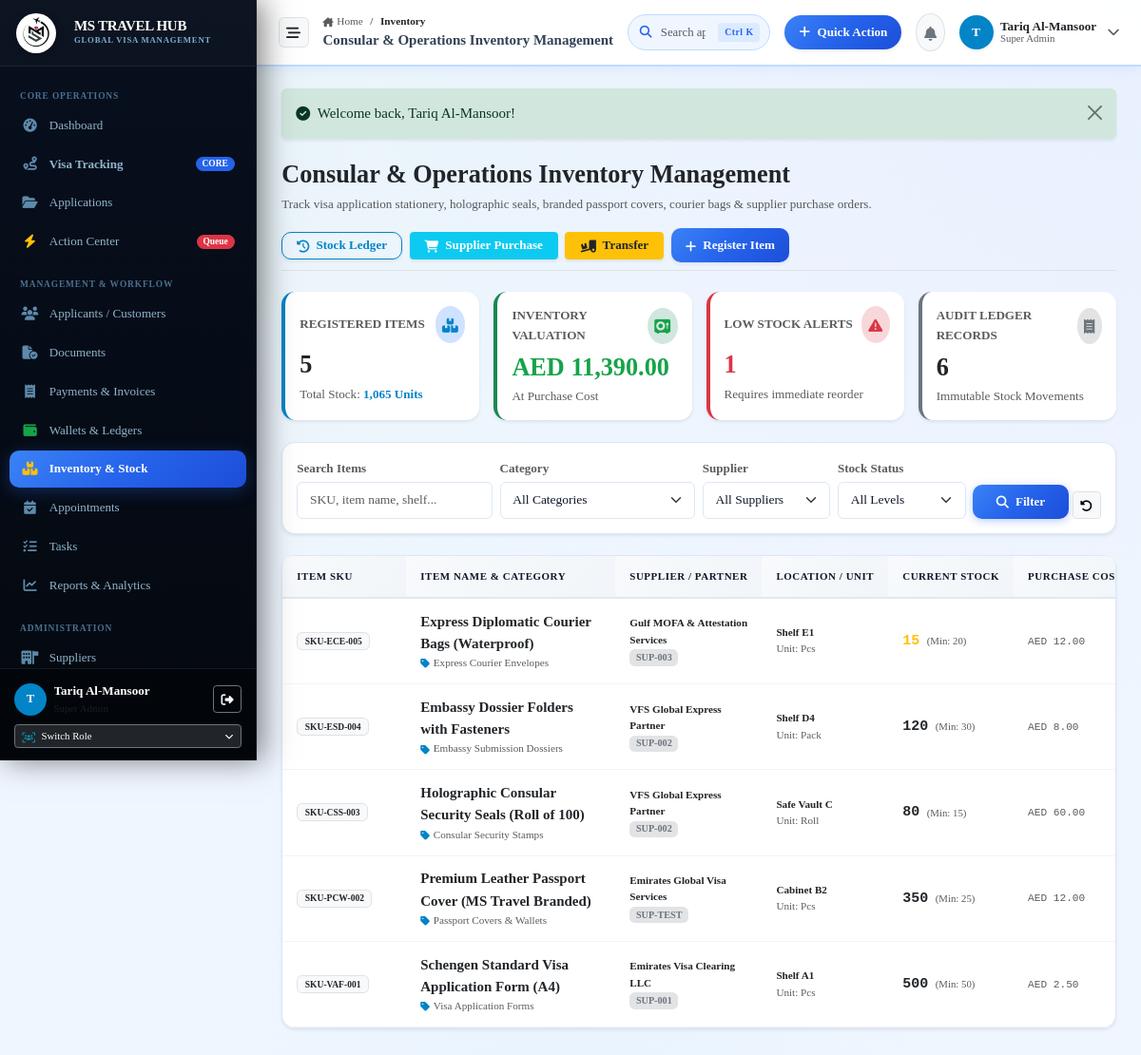
The page /inventory (signed in) on the database its author committed.
### tables this page shows
CREATE TABLE inventory_items (
                id INTEGER PRIMARY KEY AUTOINCREMENT,
                item_code TEXT NOT NULL UNIQUE,
                name TEXT NOT NULL,
                category_id INTEGER NOT NULL,
                supplier_id INTEGER NULL,
                branch_id INTEGER NULL,
                unit TEXT DEFAULT 'Pcs',
                opening_stock INTEGER NOT NULL DEFAULT 0,
                current_stock INTEGER NOT NULL DEFAULT 0,
                minimum_stock INTEGER NOT NULL DEFAULT 10,
                purchase_price REAL NOT NULL DEFAULT 0.00,
                selling_price REAL NOT NULL DEFAULT 0.00,
                currency TEXT DEFAULT 'AED',
                location TEXT NULL,
                status TEXT NOT NULL DEFAULT 'In Stock',
                notes TEXT NULL,
                created_at DATETIME DEFAULT CURRENT_TIMESTAMP,
                updated_at DATETIME DEFAULT CURRENT_TIMESTAMP,
                FOREIGN KEY (category_id) REFERENCES inventory_categories(id),
                FOREIGN KEY (supplier_id) REFERENCES suppliers(id) ON DELETE SET NULL,
                FOREIGN KEY (branch_id) REFERENCES branches(id) ON DELETE SET NULL
            );

### app/Controllers/InventoryController.php (called while the page is built, shortened)
<?php
class InventoryController
{
    public function index(): void
    {
        $pdo = Database::getConnection();
        $search = trim($_GET['search'] ?? '');
        $sql = "SELECT i.*,
                       c.name as category_name, c.code as category_code,
                       s.company_name as supplier_name, s.supplier_code,
                       b.name as branch_name,
                       (SELECT COUNT(*) FROM inventory_transactions it WHERE it.item_id = i.id) as total_movements
                FROM inventory_items i
                JOIN inventory_categories c ON i.category_id = c.id
                LEFT JOIN suppliers s ON i.supplier_id = s.id
                LEFT JOIN branches b ON i.branch_id = b.id
                WHERE 1=1";
        $params = [];
        $sql .= " ORDER BY i.current_stock <= i.minimum_stock DESC, i.name ASC";
        $stmt = $pdo->prepare($sql);
        $stmt->execute($params);
        $items = $stmt->fetchAll(PDO::FETCH_ASSOC);
        $totalItems = count($items);
        $totalUnits = array_reduce($items, fn($s, $i) => $s + (int)$i['current_stock'], 0);
        $lowStockCount = count(array_filter($items, fn($i) => (int)$i['current_stock'] <= (int)$i['minimum_stock']));
        $totalValuation = array_reduce($items, fn($s, $i) => $s + ((int)$i['current_stock'] * (float)$i['purchase_price']), 0.0);
        $totalTransactionsCount = (int)$pdo->query("SELECT COUNT(*) FROM inventory_transactions")->fetchColumn();
        require_once dirname(__DIR__) . '/Views/inventory/index.php';
    }
}

### app/autoload.php (called while the page is built, shortened)
<?php
function e(?string $string): string {
    return htmlspecialchars((string)($string ?? ''), ENT_QUOTES, 'UTF-8');
}
function get_flash(): ?array {
    if (isset($_SESSION['flash'])) {
        $flash = $_SESSION['flash'];
        return $flash;
    }
    return null;
}

### app/Views/inventory/index.php (the view, shortened to what this page needs)
<?php
$flash = get_flash();
require_once dirname(__DIR__) . '/layouts/header.php';
require_once dirname(__DIR__) . '/layouts/sidebar.php';
require_once dirname(__DIR__) . '/layouts/topbar.php';
?>
<div class="content-body">
  <?php if ($flash): ?>
    <div class="alert alert-<?= e($flash['type'] === 'danger' ? 'danger' : ($flash['type'] === 'success' ? 'success' : 'info')) ?> alert-dismissible fade show mb-4 border-0 shadow-sm" role="alert">
      <div class="d-flex align-items-center gap-2">
        <i class="fa-solid <?= $flash['type'] === 'danger' ? 'fa-circle-exclamation' : ($flash['type'] === 'success' ? 'fa-circle-check' : 'fa-circle-info') ?>"></i>
        <span><?= e($flash['message']) ?></span>
      </div>
      <button type="button" class="btn-close" data-bs-dismiss="alert"></button>
    </div>
  <?php endif; ?>
  <div class="d-flex flex-wrap align-items-center justify-content-between gap-3 mb-4 pb-2 border-bottom">
    <div>
      <h3 class="fw-bold brand-font text-dark mb-1">Consular &amp; Operations Inventory Management</h3>
      <p class="text-muted small mb-0">Track visa application stationery, holographic seals, branded passport covers, courier bags &amp; supplier purchase orders.</p>
    </div>
    <div class="d-flex flex-wrap align-items-center gap-2">
      <a href="/inventory/history" class="btn btn-outline-primary btn-sm px-3 shadow-sm">
        <i class="fa-solid fa-clock-rotate-left me-1"></i> Stock Ledger
      </a>
      <button class="btn btn-info text-white btn-sm px-3 shadow-sm fw-semibold" data-bs-toggle="modal" data-bs-target="#purchaseFromSupplierModal">
        <i class="fa-solid fa-cart-shopping me-1"></i> Supplier Purchase
      </button>
      <button class="btn btn-warning text-dark btn-sm px-3 shadow-sm fw-semibold" data-bs-toggle="modal" data-bs-target="#transferStockModal">
        <i class="fa-solid fa-truck-ramp-box me-1"></i> Transfer
      </button>
      <button class="btn btn-primary btn-sm px-3 shadow-sm fw-semibold" data-bs-toggle="modal" data-bs-target="#newItemModal">
        <i class="fa-solid fa-plus me-1"></i> Register Item
      </button>
    </div>
  </div>
  <div class="row g-3 mb-4">
    <div class="col-12 col-sm-6 col-xl-3">
      <div class="card card-enterprise h-100 shadow-sm border-0 border-start border-4 border-primary">
        <div class="card-body p-3">
          <div class="d-flex align-items-center justify-content-between mb-2">
            <span class="text-muted small text-uppercase fw-semibold">Registered Items</span>
            <div class="rounded-circle bg-primary-subtle p-2 text-primary"><i class="fa-solid fa-boxes-stacked"></i></div>
          </div>
          <h3 class="fw-bold text-dark mb-0"><?= $totalItems ?></h3>
          <div class="text-muted small mt-1">Total Stock: <strong class="text-primary"><?= number_format($totalUnits) ?> Units</strong></div>
        </div>
      </div>
    </div>
    <div class="col-12 col-sm-6 col-xl-3">
      <div class="card card-enterprise h-100 shadow-sm border-0 border-start border-4 border-success">
        <div class="card-body p-3">
          <div class="d-flex align-items-center justify-content-between mb-2">
            <span class="text-muted small text-uppercase fw-semibold">Inventory Valuation</span>
            <div class="rounded-circle bg-success-subtle p-2 text-success"><i class="fa-solid fa-vault"></i></div>
          </div>
          <h3 class="fw-bold text-success mb-0">AED <?= number_format($totalValuation, 2) ?></h3>
          <div class="text-muted small mt-1">At Purchase Cost</div>
        </div>
      </div>
    </div>
    <div class="col-12 col-sm-6 col-xl-3">
      <div class="card card-enterprise h-100 shadow-sm border-0 border-start border-4 <?= $lowStockCount > 0 ? 'border-danger' : 'border-info' ?>">
        <div class="card-body p-3">
          <div class="d-flex align-items-center justify-content-between mb-2">
            <span class="text-muted small text-uppercase fw-semibold">Low Stock Alerts</span>
            <div class="rounded-circle <?= $lowStockCount > 0 ? 'bg-danger-subtle text-danger' : 'bg-info-subtle text-info' ?> p-2"><i class="fa-solid fa-triangle-exclamation"></i></div>
          </div>
          <h3 class="fw-bold <?= $lowStockCount > 0 ? 'text-danger' : 'text-dark' ?> mb-0"><?= $lowStockCount ?></h3>
          <div class="text-muted small mt-1"><?= $lowStockCount > 0 ? 'Requires immediate reorder' : 'All items well stocked' ?></div>
        </div>
      </div>
    </div>
    <div class="col-12 col-sm-6 col-xl-3">
      <div class="card card-enterprise h-100 shadow-sm border-0 border-start border-4 border-secondary">
        <div class="card-body p-3">
          <div class="d-flex align-items-center justify-content-between mb-2">
            <span class="text-muted small text-uppercase fw-semibold">Audit Ledger Records</span>
            <div class="rounded-circle bg-secondary-subtle p-2 text-secondary"><i class="fa-solid fa-receipt"></i></div>
          </div>
          <h3 class="fw-bold text-dark mb-0"><?= $totalTransactionsCount ?></h3>
          <div class="text-muted small mt-1">Immutable Stock Movements</div>
        </div>
      </div>
    </div>
  </div>
  <div class="card card-enterprise shadow-sm mb-4">
    <div class="card-body p-3">
      <form method="GET" action="/inventory" class="row g-2 align-items-center">
        <div class="col-12 col-md-3">
          <label class="form-label small fw-bold text-muted mb-1">Search Items</label>
          <input type="text" name="search" class="form-control form-control-sm" placeholder="SKU, item name, shelf..." value="<?= e($search) ?>">
        </div>
        <div class="col-12 col-md-3">
          <label class="form-label small fw-bold text-muted mb-1">Category</label>
          <select name="category_id" class="form-select form-select-sm" onchange="this.form.submit()">
            <option value="">All Categories</option>
          </select>
        </div>
        <div class="col-12 col-md-2">
          <label class="form-label small fw-bold text-muted mb-1">Supplier</label>
          <select name="supplier_id" class="form-select form-select-sm" onchange="this.form.submit()">
            <option value="">All Suppliers</option>
          </select>
        </div>
        <div class="col-12 col-md-2">
          <label class="form-label small fw-bold text-muted mb-1">Stock Status</label>
          <select name="status" class="form-select form-select-sm" onchange="this.form.submit()">
            <option value="">All Levels</option>
          </select>
        </div>
        <div class="col-12 col-md-2 d-flex align-items-end gap-1 mt-auto">
          <button type="submit" class="btn btn-primary btn-sm flex-grow-1"><i class="fa-solid fa-magnifying-glass me-1"></i> Filter</button>
          <a href="/inventory" class="btn btn-light border btn-sm" title="Reset Filters"><i class="fa-solid fa-rotate-left"></i></a>
        </div>
      </form>
    </div>
  </div>
  <div class="card card-enterprise shadow-sm">
    <div class="table-responsive">
      <table class="table-modern mb-0">
        <thead>
          <tr>
            <th style="min-width: 130px;">Item SKU</th>
            <th style="min-width: 220px;">Item Name &amp; Category</th>
            <th style="min-width: 150px;">Supplier / Partner</th>
            <th style="min-width: 120px;">Location / Unit</th>
            <th style="min-width: 120px;">Current Stock</th>
            <th style="min-width: 110px;">Purchase Cost</th>
          </tr>
        </thead>
        <tbody>
          <?php if (empty($items)): ?>
            <tr><td colspan="9" class="text-center py-5 text-muted">No inventory items found matching filters.</td></tr>
          <?php else: ?>
            <?php foreach ($items as $item): ?>
              <?php
                $currStock = (int)$item['current_stock'];
                $minStock = (int)$item['minimum_stock'];
                $isLow = $currStock <= $minStock;
                $isOut = $currStock <= 0;
              ?>
              <tr>
                <td>
                  <span class="badge bg-light text-dark border font-monospace px-2 py-1"><?= e($item['item_code']) ?></span>
                </td>
                <td>
                  <div class="fw-bold text-dark fs-6"><?= e($item['name']) ?></div>
                  <div class="text-muted small"><i class="fa-solid fa-tag me-1 text-primary"></i><?= e($item['category_name']) ?></div>
                </td>
                <td>
                  <div class="fw-semibold small text-dark"><?= e($item['supplier_name'] ?: 'Internal / Consular Desk') ?></div>
                  <?php if (!empty($item['supplier_code'])): ?>
                    <span class="badge bg-secondary-subtle text-secondary font-monospace" style="font-size: 0.68rem;"><?= e($item['supplier_code']) ?></span>
                  <?php endif; ?>
                </td>
                <td>
                  <div class="small fw-semibold text-dark"><?= e($item['location'] ?: 'Main Store') ?></div>
                  <div class="text-muted small">Unit: <?= e($item['unit']) ?></div>
                </td>
                <td>
                  <div class="d-flex align-items-center gap-2">
                    <span class="fw-bold fs-6 font-monospace <?= $isOut ? 'text-danger' : ($isLow ? 'text-warning' : 'text-dark') ?>"><?= number_format($currStock) ?></span>
                    <span class="text-muted small" style="font-size: 0.72rem;">(Min: <?= $minStock ?>)</span>
                  </div>
                </td>
                <td>
                  <span class="font-monospace text-muted small"><?= e($item['currency']) ?> <?= number_format((float)$item['purchase_price'], 2) ?></span>
                </td>
              </tr>
            <?php endforeach; ?>
          <?php endif; ?>
        </tbody>
      </table>
    </div>
  </div>
</div>
<?php require_once dirname(__DIR__) . '/layouts/footer.php'; ?>

### rows shown on the page
inventory_items: item_code "SKU-ECE-005", name "Express Diplomatic Courier Bags (Waterproof)", category_name "Express Courier Envelopes", supplier_name "Gulf MOFA & Attestation Services", supplier_code "SUP-003", location "Shelf E1", unit "Pcs", current_stock "15", minimum_stock "20", currency "AED", purchase_price "12.00"
inventory_items: item_code "SKU-ESD-004", name "Embassy Dossier Folders with Fasteners", category_name "Embassy Submission Dossiers", supplier_name "VFS Global Express Partner", supplier_code "SUP-002", location "Shelf D4", unit "Pack", current_stock "120", minimum_stock "30", currency "AED", purchase_price "8.00"
inventory_items: item_code "SKU-CSS-003", name "Holographic Consular Security Seals (Roll of 100)", category_name "Consular Security Stamps", supplier_name "VFS Global Express Partner", supplier_code "SUP-002", location "Safe Vault C", unit "Roll", current_stock "80", minimum_stock "15", currency "AED", purchase_price "60.00"
inventory_items: item_code "SKU-PCW-002", name "Premium Leather Passport Cover (MS Travel Branded)", category_name "Passport Covers & Wallets", supplier_name "Emirates Global Visa Services", supplier_code "SUP-TEST", location "Cabinet B2", unit "Pcs", current_stock "350", minimum_stock "25", currency "AED", purchase_price "12.00"
inventory_items: item_code "SKU-VAF-001", name "Schengen Standard Visa Application Form (A4)", category_name "Visa Application Forms", supplier_name "Emirates Visa Clearing LLC", supplier_code "SUP-001", location "Shelf A1", unit "Pcs", current_stock "500", minimum_stock "50", currency "AED", purchase_price "2.50"

### other values the page prints
substr($currentUser['name'] ?? 'U', 0, 1) "T"
$currentUser['name'] "Tariq Al-Mansoor"
$roleName "Super Admin"
$segLabel "Inventory"
$cleanTitle "Consular & Operations Inventory Management"
$currentUser['role_name'] "Super Admin"
$flash['message'] "Welcome back, Tariq Al-Mansoor!"
$totalItems "5"
$totalUnits "1,065"
$totalValuation "11,390.00"
$lowStockCount "1"
$totalTransactionsCount "6"
